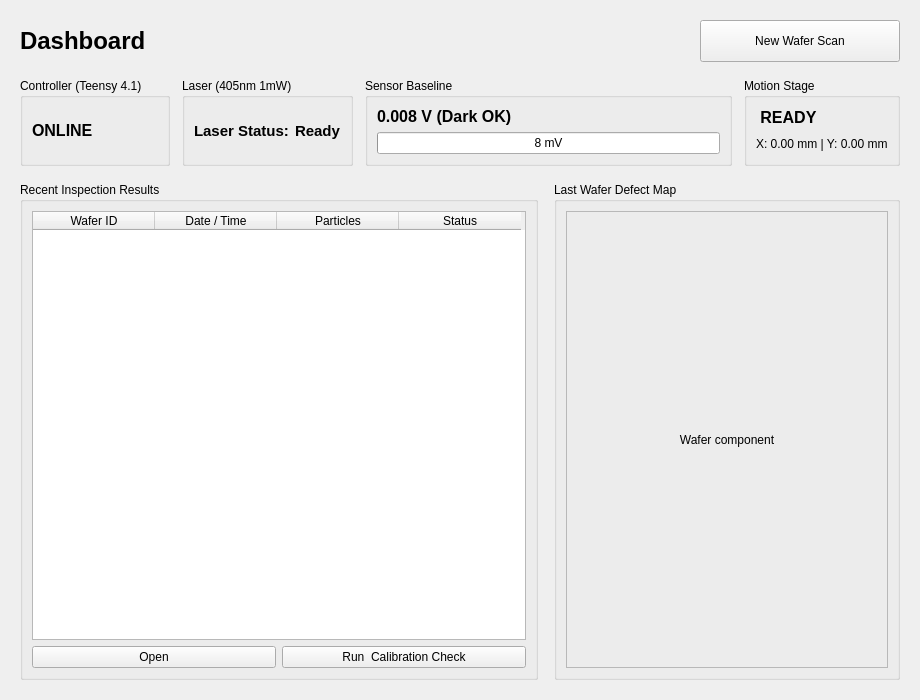
<?xml version="1.0" encoding="UTF-8"?>
<ui version="4.0">
 <class>HomePage</class>
 <widget class="QWidget" name="HomePage">
  <property name="geometry">
   <rect>
    <x>0</x>
    <y>0</y>
    <width>920</width>
    <height>700</height>
   </rect>
  </property>
  <layout class="QVBoxLayout" name="verticalLayout_main" stretch="0,0,1">
   <property name="spacing">
    <number>16</number>
   </property>
   <property name="leftMargin">
    <number>20</number>
   </property>
   <property name="topMargin">
    <number>20</number>
   </property>
   <property name="rightMargin">
    <number>20</number>
   </property>
   <property name="bottomMargin">
    <number>20</number>
   </property>
   <item>
    <layout class="QHBoxLayout" name="layout_header">
     <item>
      <widget class="QLabel" name="lbl_title">
       <property name="font">
        <font>
         <pointsize>18</pointsize>
         <bold>true</bold>
        </font>
       </property>
       <property name="text">
        <string>Dashboard</string>
       </property>
      </widget>
     </item>
     <item>
      <spacer name="horizontalSpacer">
       <property name="orientation">
        <enum>Qt::Orientation::Horizontal</enum>
       </property>
       <property name="sizeHint" stdset="0">
        <size>
         <width>40</width>
         <height>20</height>
        </size>
       </property>
      </spacer>
     </item>
     <item>
      <widget class="QPushButton" name="btn_quick_start_scan">
       <property name="minimumSize">
        <size>
         <width>200</width>
         <height>42</height>
        </size>
       </property>
       <property name="text">
        <string>New Wafer Scan</string>
       </property>
      </widget>
     </item>
    </layout>
   </item>
   <item>
    <layout class="QHBoxLayout" name="layout_status_cards">
     <property name="spacing">
      <number>12</number>
     </property>
     <item>
      <widget class="QGroupBox" name="group_mcu_status">
       <property name="title">
        <string>Controller (Teensy 4.1)</string>
       </property>
       <layout class="QVBoxLayout" name="verticalLayout_1">
        <item>
         <widget class="QLabel" name="lbl_teensy_status">
          <property name="font">
           <font>
            <pointsize>12</pointsize>
            <bold>true</bold>
           </font>
          </property>
          <property name="text">
           <string>ONLINE </string>
          </property>
         </widget>
        </item>
       </layout>
      </widget>
     </item>
     <item>
      <widget class="QGroupBox" name="group_laser_status">
       <property name="title">
        <string>Laser (405nm 1mW)</string>
       </property>
       <layout class="QHBoxLayout" name="horizontalLayout">
        <item>
         <widget class="QLabel" name="lbl_laser_s">
          <property name="font">
           <font>
            <pointsize>11</pointsize>
            <bold>true</bold>
           </font>
          </property>
          <property name="text">
           <string>Laser Status:</string>
          </property>
         </widget>
        </item>
        <item>
         <widget class="QLabel" name="lbl_laser_status">
          <property name="font">
           <font>
            <pointsize>11</pointsize>
            <bold>true</bold>
           </font>
          </property>
          <property name="text">
           <string>Ready</string>
          </property>
         </widget>
        </item>
       </layout>
      </widget>
     </item>
     <item>
      <widget class="QGroupBox" name="group_sensor_status">
       <property name="title">
        <string>Sensor Baseline</string>
       </property>
       <layout class="QVBoxLayout" name="verticalLayout_3">
        <item>
         <widget class="QLabel" name="lbl_baseline_voltage">
          <property name="font">
           <font>
            <pointsize>12</pointsize>
            <bold>true</bold>
           </font>
          </property>
          <property name="text">
           <string>0.008 V (Dark OK)</string>
          </property>
         </widget>
        </item>
        <item>
         <widget class="QProgressBar" name="bar_ambient_leakage">
          <property name="maximum">
           <number>3300</number>
          </property>
          <property name="value">
           <number>8</number>
          </property>
          <property name="format">
           <string>%v mV</string>
          </property>
         </widget>
        </item>
       </layout>
      </widget>
     </item>
     <item>
      <widget class="QGroupBox" name="group_stage_status">
       <property name="title">
        <string>Motion Stage</string>
       </property>
       <layout class="QVBoxLayout" name="verticalLayout_4">
        <item>
         <widget class="QLabel" name="lbl_stage_status">
          <property name="font">
           <font>
            <pointsize>12</pointsize>
            <bold>true</bold>
           </font>
          </property>
          <property name="text">
           <string> READY</string>
          </property>
         </widget>
        </item>
        <item>
         <widget class="QLabel" name="lbl_stage_coords">
          <property name="text">
           <string>X: 0.00 mm | Y: 0.00 mm</string>
          </property>
         </widget>
        </item>
       </layout>
      </widget>
     </item>
    </layout>
   </item>
   <item>
    <layout class="QHBoxLayout" name="layout_bottom_area" stretch="3,2">
     <property name="spacing">
      <number>16</number>
     </property>
     <item>
      <widget class="QGroupBox" name="group_recent_scans">
       <property name="title">
        <string>Recent Inspection Results</string>
       </property>
       <layout class="QVBoxLayout" name="verticalLayout_5">
        <item>
         <widget class="QTableWidget" name="table_recent_scans">
          <property name="minimumSize">
           <size>
            <width>400</width>
            <height>0</height>
           </size>
          </property>
          <property name="alternatingRowColors">
           <bool>true</bool>
          </property>
          <property name="selectionBehavior">
           <enum>QAbstractItemView::SelectionBehavior::SelectRows</enum>
          </property>
          <attribute name="horizontalHeaderDefaultSectionSize">
           <number>122</number>
          </attribute>
          <column>
           <property name="text">
            <string>Wafer ID</string>
           </property>
          </column>
          <column>
           <property name="text">
            <string>Date / Time</string>
           </property>
          </column>
          <column>
           <property name="text">
            <string>Particles</string>
           </property>
          </column>
          <column>
           <property name="text">
            <string>Status</string>
           </property>
          </column>
         </widget>
        </item>
        <item>
         <layout class="QHBoxLayout" name="horizontalLayout_2">
          <item>
           <widget class="QPushButton" name="btn_open_selected_scan">
            <property name="text">
             <string>Open</string>
            </property>
           </widget>
          </item>
          <item>
           <widget class="QPushButton" name="btn_run_cal_check">
            <property name="text">
             <string>Run  Calibration Check</string>
            </property>
           </widget>
          </item>
         </layout>
        </item>
       </layout>
      </widget>
     </item>
     <item>
      <widget class="QGroupBox" name="group_last_preview">
       <property name="title">
        <string>Last Wafer Defect Map</string>
       </property>
       <layout class="QVBoxLayout" name="verticalLayout_6">
        <item>
         <widget class="QFrame" name="placeholder_home_wafer">
          <property name="frameShape">
           <enum>QFrame::Shape::StyledPanel</enum>
          </property>
          <layout class="QVBoxLayout" name="layout_home_wafer_preview">
           <item>
            <widget class="QLabel" name="lbl_home_plot_placeholder">
             <property name="text">
              <string>Wafer component</string>
             </property>
             <property name="alignment">
              <set>Qt::AlignmentFlag::AlignCenter</set>
             </property>
            </widget>
           </item>
          </layout>
         </widget>
        </item>
       </layout>
      </widget>
     </item>
    </layout>
   </item>
  </layout>
 </widget>
 <resources/>
 <connections/>
</ui>
